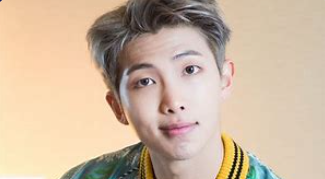
#> input picture image.png, 325 x 179 px
$ python ROS_no4.py
#> lines starting #> are read from the running program, lines starting #| are printed output that depends on the picture
import cv2

img = cv2.imread('image.png', 0)
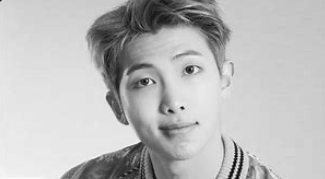
#> img: shape (179, 325); min 0, max 250, mean 188
orb = cv2.ORB_create()
keypoints, descriptors = orb.detectAndCompute(img, None)
#> keypoints = 348 keypoints; strongest (x, y, size): (182, 108, 31), (150, 81, 31), (181, 107, 37.2), (188, 69, 53.6)

# Draw keypoints on the image
output_img = cv2.drawKeypoints(img, keypoints, None, color=(0, 255, 0))
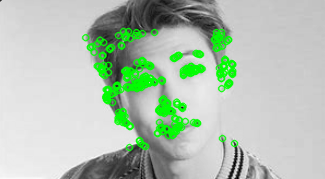
#> output_img: shape (179, 325, 3); mean of channels 0, 1, 2 178.4, 195.4, 178.4; drawn as B, G, R

cv2.imshow('ORB Features', output_img)
cv2.waitKey(0)
cv2.destroyAllWindows()
